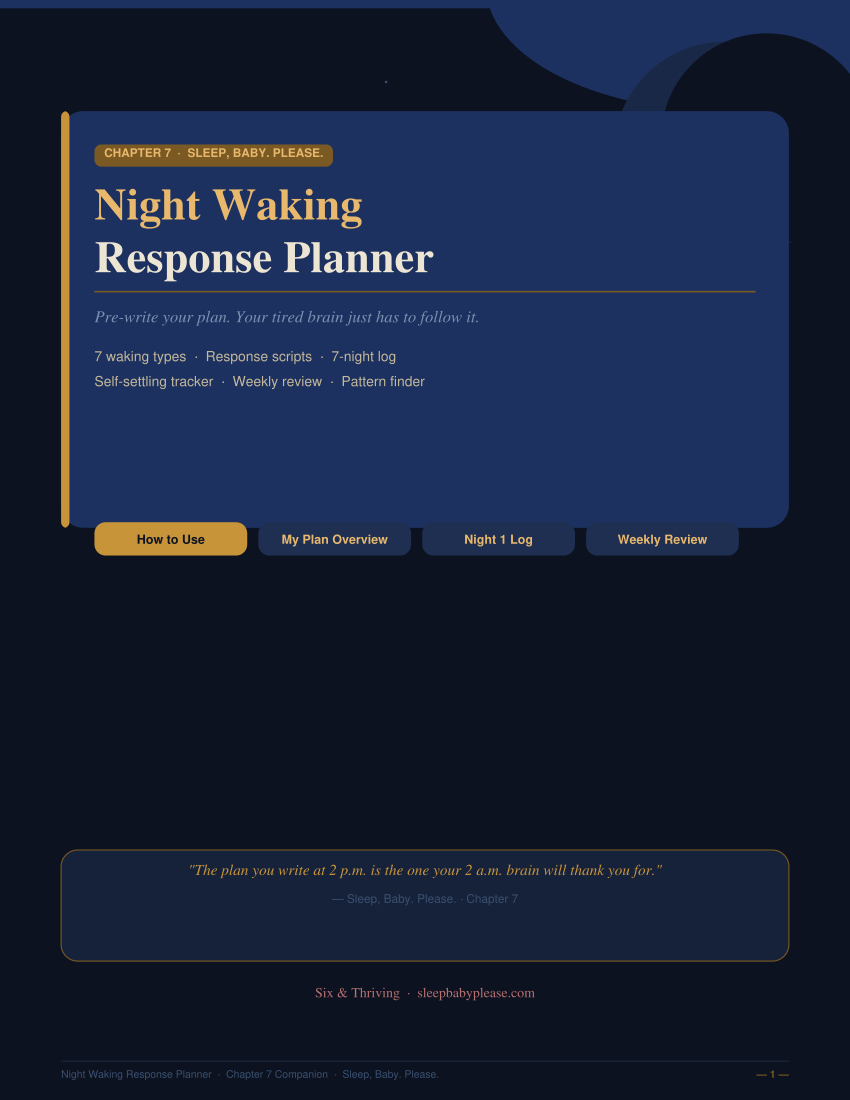

Recreate this plot in Python.
# night_waking_response_planner.py
# Premium Interactive PDF — Night Waking Response Planner
# Based on Chapter 7: Sleep, Baby. Please.
# Requires: pip install reportlab

from reportlab.lib.pagesizes import LETTER
from reportlab.lib.colors import HexColor, white, black, Color
from reportlab.pdfgen import canvas
from reportlab.pdfbase.pdfmetrics import stringWidth
from reportlab.lib.utils import simpleSplit
import os

PAGE_W, PAGE_H = LETTER
M = 44  # margin

# ─────────────────────────── PALETTE ───────────────────────────────────────

P = {
    "bg":         HexColor("#0C1220"),   # near-black indigo
    "bg2":        HexColor("#101828"),   # slightly lighter bg
    "card":       HexColor("#16213A"),   # card surface
    "card2":      HexColor("#1A2848"),   # alternate card
    "card3":      HexColor("#1E2F52"),   # highlight card
    "navy":       HexColor("#1C3160"),   # deep navy
    "navy_l":     HexColor("#243A70"),   # lighter navy accent
    "gold":       HexColor("#C8943A"),   # warm gold
    "gold_l":     HexColor("#E8B86D"),   # light gold
    "gold_dim":   HexColor("#7A5A22"),   # muted gold
    "amber":      HexColor("#D4773C"),   # amber/warm orange
    "blush":      HexColor("#B87070"),   # soft blush rose
    "mint":       HexColor("#5AADA8"),   # teal mint
    "lavender":   HexColor("#8878C8"),   # soft purple
    "cream":      HexColor("#EDE5D4"),   # warm cream
    "cream_dim":  HexColor("#C4B89A"),   # dimmed cream
    "muted":      HexColor("#7A90B0"),   # muted blue-grey
    "dim":        HexColor("#3A5070"),   # dim text
    "rule":       HexColor("#253550"),   # divider
    "input_bg":   HexColor("#F8F6F2"),   # input background (light)
    "input_bd":   HexColor("#C8943A"),   # input border
    "white":      white,
    "black":      black,
}

# ─────────────────────────── CONTENT ───────────────────────────────────────

WAKING_TYPES = [
    {
        "id": "hunger",
        "icon": "🍼",
        "label": "Hunger / Nutritional Waking",
        "desc": "Baby genuinely needs a feed. Usually before 6–9 months.",
        "cues": [
            "Rhythmic, escalating cry — not easily soothed",
            "Rooting reflex / mouthing movements",
            "Short time since last feed relative to age",
            "Under 6 months or post-growth-spurt",
        ],
        "plan_prompt": "My response plan for hunger wakings:",
        "plan_hint": "e.g. Feed fully in dim room. No stimulation. Back down drowsy-awake.",
        "key": "hunger",
    },
    {
        "id": "habit",
        "icon": "🔁",
        "label": "Habit / Association Waking",
        "desc": "Baby wakes expecting the same conditions they fell asleep with.",
        "cues": [
            "Waking at predictable, regular intervals (often ~45 min or 90 min)",
            "Calms immediately when the association is offered",
            "Old enough that hunger is unlikely (6+ months)",
            "Fed or rocked to sleep at bedtime",
        ],
        "plan_prompt": "My response plan for habit/association wakings:",
        "plan_hint": "e.g. Wait 3 min. Do not feed. Use chosen method to resettle.",
        "key": "habit",
    },
    {
        "id": "comfort",
        "icon": "🤗",
        "label": "Comfort / Connection Waking",
        "desc": "Baby wants closeness, not food or a specific habit.",
        "cues": [
            "Quiets with touch or voice — not specific feed/rock",
            "More common during developmental leaps or illness",
            "May have been a well-settled sleeper before this",
            "Calms with brief reassurance then re-settles",
        ],
        "plan_prompt": "My response plan for comfort wakings:",
        "plan_hint": "e.g. Pat/shush in crib. 2 min voice only. Exit once calm.",
        "key": "comfort",
    },
    {
        "id": "developmental",
        "icon": "🧠",
        "label": "Developmental / Leap Waking",
        "desc": "Temporary regression tied to a growth or brain leap.",
        "cues": [
            "Sudden return of waking after a settled period",
            "Increased fussiness or clingyness during the day",
            "Near a known leap window (4 mo, 6 mo, 8–10 mo, 12 mo…)",
            "Lasts 1–3 weeks then resolves",
        ],
        "plan_prompt": "My response plan for developmental wakings:",
        "plan_hint": "e.g. Offer extra comfort. Maintain routine. Ride it out 1–2 weeks.",
        "key": "developmental",
    },
    {
        "id": "environment",
        "icon": "🌡️",
        "label": "Environmental Waking",
        "desc": "External factor woke or kept the baby awake.",
        "cues": [
            "Woke at an unusual time / not their pattern",
            "Room too hot, too cold, or too light",
            "External noise — traffic, sibling, alarm",
            "White noise failed or isn't loud enough",
        ],
        "plan_prompt": "My response plan for environmental wakings:",
        "plan_hint": "e.g. Check room temp, white noise. Resettle with minimal interaction.",
        "key": "environmental",
    },
    {
        "id": "overtired",
        "icon": "😩",
        "label": "Overtired / Undertired Waking",
        "desc": "Sleep timing is off — too much or too little sleep pressure.",
        "cues": [
            "Overtired: hard to settle, wakes shortly after going down",
            "Undertired: wakes after a full cycle and can't go back",
            "Awake windows not matching baby's current developmental stage",
            "Nap timing or length is off",
        ],
        "plan_prompt": "My response plan for timing-related wakings:",
        "plan_hint": "e.g. Review awake windows. Adjust bedtime by 15 min tomorrow.",
        "key": "timing",
    },
    {
        "id": "pain",
        "icon": "😢",
        "label": "Pain / Illness / Discomfort",
        "desc": "Physical cause that needs to be ruled out first.",
        "cues": [
            "Inconsolable cry — nothing helps",
            "Signs of illness (fever, congestion, rash)",
            "Teething symptoms (drool, gum rubbing)",
            "Unusual body language — pulling ears, arching",
        ],
        "plan_prompt": "My response plan for pain/illness wakings:",
        "plan_hint": "e.g. Comfort fully. Address medical needs. Resume routine once recovered.",
        "key": "pain",
    },
]

WAIT_OPTIONS = [
    ("0–1 min", "Respond quickly — we're early in training"),
    ("2–3 min", "Standard pause — give self-settling a chance"),
    ("3–5 min", "Extended pause — well-established sleeper"),
    ("5+ min", "Following graduated method strictly"),
]

METHODS = [
    ("Extinction (CIO)",       "No check-ins. Go in only for morning or planned feed."),
    ("Ferber (Graduated)",     "Timed check-ins at increasing intervals."),
    ("Chair Method",           "Sit near crib. Move chair further every 2–3 nights."),
    ("Fading",                 "Gradually reduce involvement each night."),
    ("Pick Up / Put Down",     "Lift when crying; place down when calm. Repeat."),
]

REVIEW_QUESTIONS = [
    ("Which wakings self-settled without my help?",
     "Note the type and time — this reveals what they can already do."),
    ("Which wakings genuinely needed intervention?",
     "Hunger and pain always do. Habit/comfort often don't."),
    ("Did I respond consistently with my written plan?",
     "Yes/No. If No — what changed, and why?"),
    ("What pattern am I seeing across multiple nights?",
     "Same time every night? Same type? This shapes tomorrow's plan."),
    ("One thing to adjust in my plan based on this week:",
     "Small, specific change only. One lever at a time."),
]

NIGHT_LOG_FIELDS = [
    ("Time Woke",   "time_woke"),
    ("Duration",    "duration"),
    ("Waking Type", "type_guess"),
    ("My Response", "response"),
    ("Self-Settled?","settled_alone"),
    ("Time Back",   "time_back"),
]

AFFIRMATIONS = [
    "You wrote the plan in daylight so your exhausted brain doesn't have to decide at 2 a.m.",
    "A consistent response — even an imperfect one — is infinitely better than a different one every night.",
    "Pause before you go. Many wakings resolve in 2–3 minutes on their own.",
    "You are not failing your baby. You are teaching them the most important sleep skill of their life.",
    "Progress is not a straight line. One hard night does not erase five good ones.",
    "The goal isn't a perfect night. It's a more predictable, more confident response to whatever comes.",
    "Sleep is coming. For both of you.",
]

# ─────────────────────────── PDF ENGINE ────────────────────────────────────

class NightWakingPDF:
    def __init__(self, filename="night_waking_response_planner.pdf"):
        self.filename = filename
        self.c = canvas.Canvas(filename, pagesize=LETTER)
        self.c.setTitle("Night Waking Response Planner")
        self.c.setAuthor("Sleep, Baby. Please. — Chapter 7 Companion")
        self.c.setSubject("Pre-write your night response plan. Break the habit cycle.")
        self.form = self.c.acroForm
        self.page_num = 0
        self._field_counter = 0

    # ─────────── unique field name helper ───────────
    def _uid(self, base):
        self._field_counter += 1
        return f"{base}_{self._field_counter}"

    # ─────────── page management ───────────
    def new_page(self, section_title=None, bookmark=None):
        if self.page_num > 0:
            self._draw_footer()
            self.c.showPage()
        self.page_num += 1
        # full dark background
        self.c.setFillColor(P["bg"])
        self.c.rect(0, 0, PAGE_W, PAGE_H, fill=1, stroke=0)
        # subtle top accent stripe
        self.c.setFillColor(P["navy"])
        self.c.rect(0, PAGE_H - 6, PAGE_W, 6, fill=1, stroke=0)

        if bookmark:
            self.c.bookmarkPage(bookmark)
            if section_title:
                self.c.addOutlineEntry(section_title, bookmark, level=0, closed=False)

    def _draw_footer(self):
        self.c.setStrokeColor(P["rule"])
        self.c.setLineWidth(0.5)
        self.c.line(M, 28, PAGE_W - M, 28)
        self.c.setFillColor(P["dim"])
        self.c.setFont("Helvetica", 7.5)
        self.c.drawString(M, 16, "Night Waking Response Planner  ·  Chapter 7 Companion  ·  Sleep, Baby. Please.")
        self.c.setFillColor(P["gold_dim"])
        self.c.setFont("Helvetica-Bold", 7.5)
        self.c.drawRightString(PAGE_W - M, 16, f"— {self.page_num} —")

    # ─────────── drawing primitives ───────────
    def _bg_rect(self, x, y, w, h, fill="card", radius=10, stroke_col=None, stroke_w=0.8):
        self.c.setFillColor(P[fill])
        if stroke_col:
            self.c.setStrokeColor(stroke_col)
            self.c.setLineWidth(stroke_w)
            self.c.roundRect(x, y, w, h, radius, fill=1, stroke=1)
        else:
            self.c.roundRect(x, y, w, h, radius, fill=1, stroke=0)

    def _label(self, x, y, text, size=8.5, color="muted", font="Helvetica-Bold"):
        self.c.setFillColor(P[color])
        self.c.setFont(font, size)
        self.c.drawString(x, y, text)

    def _text(self, x, y, text, size=10, color="cream", font="Times-Roman", max_w=None, leading=None):
        self.c.setFillColor(P[color])
        self.c.setFont(font, size)
        leading = leading or (size * 1.4)
        if not max_w:
            self.c.drawString(x, y, text)
            return y - leading
        lines = simpleSplit(text, font, size, max_w)
        yy = y
        for ln in lines:
            self.c.drawString(x, yy, ln)
            yy -= leading
        return yy

    def _centered(self, y, text, size=12, color="cream", font="Times-Roman"):
        self.c.setFillColor(P[color])
        self.c.setFont(font, size)
        self.c.drawCentredString(PAGE_W / 2, y, text)

    def _rule(self, y, x1=None, x2=None, color="rule", w=0.5):
        self.c.setStrokeColor(P[color] if isinstance(P[color], Color) else P[color])
        self.c.setLineWidth(w)
        self.c.line(x1 or M, y, x2 or PAGE_W - M, y)

    def _gold_pill(self, x, y, text, size=8):
        tw = stringWidth(text, "Helvetica-Bold", size)
        pw, ph = tw + 14, 16
        self.c.setFillColor(P["gold_dim"])
        self.c.roundRect(x, y - 2, pw, ph, 5, fill=1, stroke=0)
        self.c.setFillColor(P["gold_l"])
        self.c.setFont("Helvetica-Bold", size)
        self.c.drawString(x + 7, y + 5, text)

    def _section_header(self, title, subtitle="", tag=None, y_top=None):
        y = y_top or (PAGE_H - 52)
        self._bg_rect(M, y - 44, PAGE_W - 2*M, 58, fill="navy", radius=12)
        # left gold accent bar
        self.c.setFillColor(P["gold"])
        self.c.roundRect(M, y - 44, 5, 58, 3, fill=1, stroke=0)
        if tag:
            self._gold_pill(M + 20, y + 2, tag)
        self.c.setFillColor(P["gold_l"])
        self.c.setFont("Times-Bold", 20)
        self.c.drawString(M + 20, y - 14, title)
        if subtitle:
            self.c.setFillColor(P["muted"])
            self.c.setFont("Times-Italic", 10)
            self.c.drawString(M + 20, y - 30, subtitle)

    # ─────────── nav buttons ───────────
    def _nav_btn(self, x, y, w, h, text, dest, fill="card2", txt="gold_l", size=9):
        self.c.setFillColor(P[fill])
        self.c.roundRect(x, y, w, h, 8, fill=1, stroke=0)
        self.c.setFillColor(P[txt])
        self.c.setFont("Helvetica-Bold", size)
        tw = stringWidth(text, "Helvetica-Bold", size)
        self.c.drawString(x + (w - tw) / 2, y + h / 2 - 3.5, text)
        self.c.linkRect("", dest, (x, y, x + w, y + h), relative=0, thickness=0)

    def _top_nav(self, prev=None, nxt=None, home="cover"):
        y = 42
        if prev:
            self._nav_btn(M, y, 100, 20, "◀  Previous", prev, fill="card2")
        self._nav_btn(PAGE_W/2 - 50, y, 100, 20, "⌂  Home", home, fill="navy")
        if nxt:
            self._nav_btn(PAGE_W - M - 100, y, 100, 20, "Next  ▶", nxt, fill="gold", txt="bg")

    # ─────────── form helpers ───────────
    def _field(self, name, x, y, w, h=20, multiline=False, font_size=10, value="", tooltip=None):
        self.form.textfield(
            name=name, tooltip=tooltip or name,
            x=x, y=y, width=w, height=h,
            borderStyle='inset',
            borderColor=P["input_bd"],
            fillColor=P["input_bg"],
            textColor=P["black"],
            forceBorder=True,
            value=value,
            fontName="Helvetica",
            fontSize=font_size,
            fieldFlags='multiline' if multiline else '',
        )

    def _checkbox(self, name, x, y, size=14, checked=False, tooltip=None):
        self.form.checkbox(
            name=name, tooltip=tooltip or name,
            x=x, y=y, size=size, checked=checked,
            buttonStyle='check',
            borderColor=P["gold"],
            fillColor=P["input_bg"],
            textColor=P["gold"],
            forceBorder=True,
        )

    def _radio(self, group, value, x, y, size=13, selected=False, tooltip=None):
        self.form.radio(
            name=group, tooltip=tooltip or group,
            value=value, selected=selected,
            x=x, y=y, buttonStyle='circle',
            borderColor=P["gold"],
            fillColor=P["input_bg"],
            textColor=P["gold"],
            forceBorder=True,
            size=size,
        )

    def _labeled_field(self, x, y, w, label, name, h=22, multiline=False, font_size=10, tooltip=None):
        self._label(x, y + h + 5, label, size=8)
        fh = h if not multiline else h
        self._field(name, x, y, w, fh, multiline=multiline, font_size=font_size, tooltip=tooltip)

    def _check_row(self, x, y, name, label, size=13, label_color="cream", label_size=10, max_w=440):
        self._checkbox(name, x, y - 1, size=size)
        self._text(x + size + 8, y + 1, label, size=label_size, color=label_color, max_w=max_w)
        return y - 22

    # ═══════════════════════════════════════════════════════════
    # PAGE: COVER
    # ═══════════════════════════════════════════════════════════
    def page_cover(self):
        self.new_page("Cover", "cover")

        # diagonal ambient glow — top right
        self.c.setFillColor(HexColor("#1C3160"))
        self.c.ellipse(350, PAGE_H - 80, PAGE_W + 80, PAGE_H + 100, fill=1, stroke=0)

        # moon circle decoration
        self.c.setFillColor(HexColor("#1A2848"))
        self.c.circle(PAGE_W - 90, PAGE_H - 110, 80, fill=1, stroke=0)
        self.c.setFillColor(P["bg"])
        self.c.circle(PAGE_W - 60, PAGE_H - 100, 76, fill=1, stroke=0)

        # stars (small gold dots)
        import random
        random.seed(42)
        for _ in range(28):
            sx = random.randint(40, int(PAGE_W) - 40)
            sy = random.randint(int(PAGE_H) - 280, int(PAGE_H) - 30)
            sr = random.uniform(0.8, 2.0)
            alpha_factor = random.uniform(0.3, 1.0)
            star_col = HexColor("#C8943A") if alpha_factor > 0.6 else HexColor("#3A5070")
            self.c.setFillColor(star_col)
            self.c.circle(sx, sy, sr, fill=1, stroke=0)

        # main title card
        self._bg_rect(M, PAGE_H - 380, PAGE_W - 2*M, 300, fill="navy", radius=16)
        self.c.setFillColor(P["gold"])
        self.c.roundRect(M, PAGE_H - 380, 6, 300, 4, fill=1, stroke=0)

        # CHAPTER 7 tag
        self._gold_pill(M + 24, PAGE_H - 118, "CHAPTER 7  ·  SLEEP, BABY. PLEASE.", size=8.5)

        self.c.setFillColor(P["gold_l"])
        self.c.setFont("Times-Bold", 32)
        self.c.drawString(M + 24, PAGE_H - 158, "Night Waking")

        self.c.setFillColor(P["cream"])
        self.c.setFont("Times-Bold", 32)
        self.c.drawString(M + 24, PAGE_H - 196, "Response Planner")

        self._rule(PAGE_H - 210, M + 24, PAGE_W - M - 24, color="gold_dim", w=1.2)

        self.c.setFillColor(P["muted"])
        self.c.setFont("Times-Italic", 12)
        tagline = "Pre-write your plan. Your tired brain just has to follow it."
        self.c.drawString(M + 24, PAGE_H - 232, tagline)

        desc_lines = [
            "7 waking types  ·  Response scripts  ·  7-night log",
            "Self-settling tracker  ·  Weekly review  ·  Pattern finder",
        ]
        y = PAGE_H - 260
        for ln in desc_lines:
            self.c.setFillColor(P["cream_dim"])
            self.c.setFont("Helvetica", 10)
            self.c.drawString(M + 24, y, ln)
            y -= 18

        # quick nav buttons
        btns = [
            ("How to Use", "how_to"),
            ("My Plan Overview", "plan_overview"),
            ("Night 1 Log", "night_log_1"),
            ("Weekly Review", "week_review"),
        ]
        bx = M + 24
        btn_y = PAGE_H - 400
        for label, dest in btns:
            self._nav_btn(bx, btn_y, 110, 24, label, dest,
                         fill="card3" if label != "How to Use" else "gold",
                         txt="bg" if label == "How to Use" else "gold_l")
            bx += 118

        # bottom card — key insight
        self._bg_rect(M, 100, PAGE_W - 2*M, 80, fill="card", radius=12,
                     stroke_col=P["gold_dim"])
        self.c.setFillColor(P["gold"])
        self.c.setFont("Times-Italic", 11)
        self.c.drawCentredString(PAGE_W/2, 162, "\"The plan you write at 2 p.m. is the one your 2 a.m. brain will thank you for.\"")
        self.c.setFillColor(P["dim"])
        self.c.setFont("Helvetica", 8.5)
        self.c.drawCentredString(PAGE_W/2, 142, "— Sleep, Baby. Please. · Chapter 7")

        self.c.setFillColor(P["blush"])
        self.c.setFont("Times-Roman", 10)
        self.c.drawCentredString(PAGE_W/2, 74, "Six & Thriving  ·  sleepbabyplease.com")

    # ═══════════════════════════════════════════════════════════
    # PAGE: HOW TO USE
    # ═══════════════════════════════════════════════════════════
    def page_how_to(self):
        self.new_page("How to Use", "how_to")
        self._section_header(
            "How to Use This Planner",
            "A plan written before the night beats decisions made in the dark.",
            tag="START HERE"
        )

        self._bg_rect(M, 120, PAGE_W - 2*M, 500, fill="card", radius=12)

        steps = [
            ("1", "Read Chapter 7 first",
             "This planner is the hands-on companion. The chapter explains the why; this planner captures your what."),
            ("2", "Identify your baby's waking types",
             "Pages 3–9 walk through each type. Read the cues. Check off what applies."),
            ("3", "Write your response plan — in daylight",
             "For each waking type, write exactly what you will do. Specific, step-by-step."),
            ("4", "Log every night for 7 nights",
             "Pages 10–16 give you a full log for each night. Patterns only appear with data."),
            ("5", "Review on Day 7",
             "The weekly review (page 17) separates genuine needs from habit wakings."),
        ]

        y = 580
        for num, title, desc in steps:
            # number badge
            self.c.setFillColor(P["gold"])
            self.c.roundRect(M + 18, y - 8, 26, 26, 6, fill=1, stroke=0)
            self.c.setFillColor(P["bg"])
            self.c.setFont("Helvetica-Bold", 13)
            self.c.drawCentredString(M + 31, y + 4, num)

            self.c.setFillColor(P["gold_l"])
            self.c.setFont("Times-Bold", 12)
            self.c.drawString(M + 56, y + 6, title)

            y = self._text(M + 56, y - 10, desc, size=10, color="cream_dim",
                          font="Times-Roman", max_w=PAGE_W - 2*M - 80)
            y -= 18

        # key principles box
        self._bg_rect(M, 50, PAGE_W - 2*M, 62, fill="card3", radius=10,
                     stroke_col=P["navy_l"])
        self._label(M + 18, 100, "The two rules this planner is built on:", size=9.5, color="gold_l")
        self._text(M + 18, 84, "① Pause 2–3 minutes before going in. Many wakings self-resolve.", size=10, color="cream")
        self._text(M + 18, 66, "② Decide your response before the waking happens — not during it.", size=10, color="cream")

        self._top_nav(prev="cover", nxt="plan_overview")

    # ═══════════════════════════════════════════════════════════
    # PAGE: PLAN OVERVIEW (baby + method setup)
    # ═══════════════════════════════════════════════════════════
    def page_plan_overview(self):
        self.new_page("My Plan Overview", "plan_overview")
        self._section_header(
            "My Night Response Plan — Setup",
            "Fill this before the first night. Post it where you can see it.",
            tag="PLAN SETUP"
        )

        # ── Baby details ──
        self._bg_rect(M, 570, PAGE_W - 2*M, 120, fill="card", radius=12)
        self._label(M + 18, 672, "Baby's Details", size=11, color="gold_l")
        self._labeled_field(M + 18, 620, 180, "Baby's Name", "overview_baby_name")
        self._labeled_field(M + 218, 620, 130, "Age Right Now", "overview_baby_age")
        self._labeled_field(M + 368, 620, 120, "Planner Start Date", "overview_start_date")
        self._labeled_field(M + 18, 578, 200, "Current Sleep Challenge (one line)", "overview_challenge",
                           tooltip="What's the main sleep issue you're trying to solve?")
        self._labeled_field(M + 238, 578, 250, "Biggest Habit to Break", "overview_habit",
                           tooltip="e.g. fed to sleep, rocked fully to sleep, brought to bed")

        # ── Wait policy ──
        self._bg_rect(M, 470, PAGE_W - 2*M, 90, fill="card2", radius=12)
        self._label(M + 18, 548, "My Wait-Before-I-Go Policy", size=11, color="gold_l")
        self._text(M + 18, 532, "How long will I pause before entering the room when I hear a sound?",
                  size=9.5, color="muted", max_w=430)
        x = M + 18
        for i, (label, desc) in enumerate(WAIT_OPTIONS):
            self._radio("wait_policy", f"w{i}", x, 490, selected=(i == 1))
            self._text(x + 18, 494, label, size=9.5, color="gold_l")
            self._text(x + 18, 482, desc, size=8, color="cream_dim")
            x += 128

        # ── Chosen method ──
        self._bg_rect(M, 370, PAGE_W - 2*M, 90, fill="card", radius=12)
        self._label(M + 18, 448, "My Chosen Sleep Method (from Chapter 6)", size=11, color="gold_l")
        x = M + 18
        for i, (name, principle) in enumerate(METHODS):
            col_x = M + 18 + (i % 3) * 172
            row_y = 420 if i < 3 else 395
            self._radio("chosen_method", f"m{i}", col_x, row_y, selected=(i == 1))
            self._text(col_x + 18, row_y + 2, name, size=9, color="cream")

        self._label(M + 18, 378, "Method note:", size=8, color="muted")
        self._field("overview_method_note", M + 90, 372, 380, 18, font_size=9)

        # ── What I will NOT do ──
        self._bg_rect(M, 240, PAGE_W - 2*M, 122, fill="navy", radius=12)
        self._label(M + 18, 350, "Sleep Debt Traps I Am Actively Avoiding", size=11, color="amber")
        self._text(M + 18, 334, "Check what you're committing to avoid (after the first few months):",
                  size=9.5, color="cream_dim")
        traps = [
            "Feeding to sleep at bedtime",
            "Rocking fully to sleep at bedtime",
            "Bringing baby to our bed as a night rescue",
            "Rushing in before the wait window",
            "Switching methods mid-week",
            "Using motion sleep (swing/pram) for all naps",
        ]
        y = 314
        for i, trap in enumerate(traps):
            col_x = M + 18 if i % 2 == 0 else M + 258
            row_y = y - (i // 2) * 24
            self._checkbox(f"trap_{i}", col_x, row_y - 1, size=12,
                          tooltip=f"Avoiding: {trap}")
            self._text(col_x + 18, row_y + 1, trap, size=9, color="cream")

        # ── Partner sync ──
        self._bg_rect(M, 120, PAGE_W - 2*M, 112, fill="card2", radius=12)
        self._label(M + 18, 220, "Partner / Co-Parent Sync", size=11, color="gold_l")
        self._labeled_field(M + 18, 174, 200, "Who handles odd nights?", "partner_odd")
        self._labeled_field(M + 238, 174, 260, "Who handles even nights?", "partner_even")
        self._labeled_field(M + 18, 130, 480, "One agreed rule we both follow if the other deviates:", "partner_rule",
                           tooltip="e.g. Text before going in. Never rock past 5 minutes.")

        self._top_nav(prev="how_to", nxt="waking_type_1")

    # ═══════════════════════════════════════════════════════════
    # PAGES: WAKING TYPE RESPONSE PLANS (7 types)
    # ═══════════════════════════════════════════════════════════
    def page_waking_type(self, idx, data, prev_dest, next_dest):
        bookmark = f"waking_type_{idx+1}"
        self.new_page(data["label"], bookmark)

        # colored top accent for this type
        accent_colors = ["mint", "lavender", "blush", "gold", "amber", "gold_l", "cream_dim"]
        accent = P.get(accent_colors[idx % len(accent_colors)], P["gold"])

        self._section_header(
            data["label"],
            data["desc"],
            tag=f"WAKING TYPE {idx+1} OF {len(WAKING_TYPES)}"
        )

        # ── Cue recognition card ──
        self._bg_rect(M, 500, PAGE_W - 2*M, 148, fill="card", radius=12)
        self._label(M + 18, 636, "How to Recognise This Waking", size=11, color="gold_l")
        self._text(M + 18, 619, "Check all cues that apply to your baby right now:", size=9.5, color="muted")

        y = 598
        for i, cue in enumerate(data["cues"]):
            self._checkbox(f"wt{idx}_cue_{i}", M + 18, y - 2, size=12, tooltip=cue)
            y = self._text(M + 38, y, cue, size=10, color="cream", max_w=440)
            y -= 6

        # applies badge
        self._label(M + 18, 510, "Does this type apply to my baby currently?", size=9, color="muted")
        self._radio(f"wt{idx}_applies", "yes", M + 280, 508, size=13, selected=True)
        self._text(M + 298, 511, "Yes — I need a plan for this", size=9, color="cream")
        self._radio(f"wt{idx}_applies", "no", M + 420, 508, size=13)
        self._text(M + 438, 511, "Not yet", size=9, color="muted")

        # ── Response plan card ──
        self._bg_rect(M, 310, PAGE_W - 2*M, 182, fill="card2", radius=12,
                     stroke_col=accent, stroke_w=0.6)
        self._label(M + 18, 480, data["plan_prompt"], size=11, color="gold_l")
        self._text(M + 18, 463, "Write your step-by-step response. Be specific. Your tired brain will follow this exactly.",
                  size=9.5, color="muted")

        # step-by-step fields
        steps_label = ["Step 1 — First action (in room or out?):",
                       "Step 2 — If not settled after wait window:",
                       "Step 3 — If still not settled after 10 min:"]
        sy = 438
        for si, slabel in enumerate(steps_label):
            self._label(M + 18, sy, slabel, size=8.5, color="cream_dim")
            self._field(f"wt{idx}_step_{si+1}", M + 18, sy - 26, PAGE_W - 2*M - 36, 22,
                       font_size=10, tooltip=slabel)
            sy -= 52

        # hint
        self.c.setFillColor(P["dim"])
        self.c.setFont("Times-Italic", 9)
        self.c.drawString(M + 18, 318, f"Hint: {data['plan_hint']}")

        # ── When to escalate card ──
        self._bg_rect(M, 200, PAGE_W - 2*M, 102, fill="card", radius=12)
        self._label(M + 18, 290, "When This Waking Gets Flagged for Review", size=10.5, color="gold_l")
        self._text(M + 18, 272,
                  "I will escalate / reassess if this waking type occurs more than:",
                  size=9.5, color="muted", max_w=300)
        self._radio(f"wt{idx}_escalate", "2", M + 320, 270, size=12, selected=True)
        self._text(M + 337, 273, "2×/night", size=9)
        self._radio(f"wt{idx}_escalate", "3", M + 390, 270, size=12)
        self._text(M + 407, 273, "3×/night", size=9)
        self._radio(f"wt{idx}_escalate", "4", M + 455, 270, size=12)
        self._text(M + 472, 273, "4+×/night", size=9)

        self._label(M + 18, 244, "If this waking type persists unchanged for more than 7 days, I will:", size=8.5, color="muted")
        self._field(f"wt{idx}_escalate_plan", M + 18, 212, PAGE_W - 2*M - 36, 22,
                   font_size=10, tooltip="What will you do if this waking type persists?")

        # ── Affirmation strip ──
        self._bg_rect(M, 88, PAGE_W - 2*M, 44, fill="navy", radius=8)
        aff = AFFIRMATIONS[idx % len(AFFIRMATIONS)]
        self.c.setFillColor(P["gold_l"])
        self.c.setFont("Times-Italic", 10)
        self.c.drawCentredString(PAGE_W/2, 108, '201c' + aff + '201d')

        self._top_nav(prev=prev_dest, nxt=next_dest)

    # ═══════════════════════════════════════════════════════════
    # PAGES: NIGHT LOG (7 nights)
    # ═══════════════════════════════════════════════════════════
    def page_night_log(self, night_num, prev_dest, next_dest):
        bookmark = f"night_log_{night_num}"
        self.new_page(f"Night {night_num} Log", bookmark)
        self._section_header(
            f"Night {night_num} — Waking Log",
            f"Record every waking. Honest data reveals the pattern.",
            tag=f"NIGHT {night_num} OF 7"
        )

        n = night_num

        # ── Night setup ──
        self._bg_rect(M, 580, PAGE_W - 2*M, 80, fill="card", radius=12)
        self._label(M + 18, 648, "Night Setup", size=11, color="gold_l")
        self._labeled_field(M + 18, 596, 120, "Date", f"n{n}_date")
        self._labeled_field(M + 158, 596, 100, "Bedtime", f"n{n}_bedtime")
        self._labeled_field(M + 278, 596, 100, "Time Asleep", f"n{n}_asleep")
        self._labeled_field(M + 398, 596, 100, "Morning Wake", f"n{n}_morning")

        # ── Waking log rows ──
        self._bg_rect(M, 194, PAGE_W - 2*M, 378, fill="card2", radius=12)
        self._label(M + 18, 560, "Waking Log", size=11, color="gold_l")

        # header row
        self.c.setFillColor(P["navy"])
        self.c.roundRect(M + 10, 540, PAGE_W - 2*M - 20, 18, 4, fill=1, stroke=0)
        headers = [("Time", M+20), ("Type", M+72), ("My Response", M+180),
                   ("Self-Settled?", M+355), ("Back Down", M+436), ("Duration", M+502)]
        for h, hx in headers:
            self._label(hx, 543, h, size=7.5, color="gold_l")

        row_y = 520
        for w in range(1, 7):
            fill_key = "card" if w % 2 else "bg2"
            self._bg_rect(M + 10, row_y - 16, PAGE_W - 2*M - 20, 26, fill=fill_key, radius=4)

            self._label(M + 18, row_y - 6, f"#{w}", size=8, color="gold_dim")
            self._field(f"n{n}_w{w}_time",    M + 32,  row_y - 14, 38, 18, font_size=8.5)
            self._field(f"n{n}_w{w}_type",    M + 72,  row_y - 14, 102, 18, font_size=8.5,
                       tooltip="e.g. Habit, Hunger, Comfort, Developmental…")
            self._field(f"n{n}_w{w}_response",M + 176, row_y - 14, 174, 18, font_size=8.5,
                       tooltip="What exactly did you do?")

            self._radio(f"n{n}_w{w}_settled", "yes", M + 355, row_y - 12, size=11, selected=False)
            self._label(M + 370, row_y - 8, "Y", size=8.5, color="mint")
            self._radio(f"n{n}_w{w}_settled", "no", M + 388, row_y - 12, size=11)
            self._label(M + 403, row_y - 8, "N", size=8.5, color="blush")
            self._radio(f"n{n}_w{w}_settled", "partial", M + 416, row_y - 12, size=11)
            self._label(M + 431, row_y - 8, "P", size=8.5, color="amber")

            self._field(f"n{n}_w{w}_back",     M + 450, row_y - 14, 48, 18, font_size=8.5)
            self._field(f"n{n}_w{w}_duration", M + 502, row_y - 14, 44, 18, font_size=8.5)

            row_y -= 34

        # ── Followed my plan? ──
        self._label(M + 18, 202, "Did I follow my written response plan tonight?", size=9.5, color="muted")
        self._radio(f"n{n}_followed_plan", "fully", M + 260, 200, size=13, selected=True)
        self._label(M + 278, 204, "Fully", size=9.5, color="mint")
        self._radio(f"n{n}_followed_plan", "mostly", M + 320, 200, size=13)
        self._label(M + 338, 204, "Mostly", size=9.5, color="gold_l")
        self._radio(f"n{n}_followed_plan", "deviated", M + 385, 200, size=13)
        self._label(M + 403, 204, "Deviated", size=9.5, color="blush")

        # ── Notes ──
        self._bg_rect(M, 48, PAGE_W - 2*M, 90, fill="card", radius=12)
        self._label(M + 18, 128, "Night Notes", size=10, color="gold_l")
        self._text(M + 18, 111, "Anything that affected this night (illness, travel, deviation from plan):", size=9, color="muted")
        self._field(f"n{n}_notes", M + 18, 58, PAGE_W - 2*M - 36, 46, multiline=True, font_size=9.5,
                   tooltip="Night notes — anything unusual or relevant")

        self._top_nav(prev=prev_dest, nxt=next_dest)

    # ═══════════════════════════════════════════════════════════
    # PAGE: WEEKLY REVIEW
    # ═══════════════════════════════════════════════════════════
    def page_weekly_review(self):
        self.new_page("Weekly Review", "week_review")
        self._section_header(
            "7-Night Review — Pattern Finder",
            "Look at the data. Separate genuine needs from habit. Adjust one lever.",
            tag="WEEKLY REVIEW"
        )

        # ── Stats summary ──
        self._bg_rect(M, 556, PAGE_W - 2*M, 108, fill="card", radius=12)
        self._label(M + 18, 652, "7-Night Sleep Stats", size=11, color="gold_l")
        stat_fields = [
            ("Best night (fewest wakings)", "stat_best", M + 18, 612),
            ("Hardest night (most wakings)", "stat_hardest", M + 258, 612),
            ("Avg wakings / night", "stat_avg_wakings", M + 18, 570),
            ("Most common waking type", "stat_common_type", M + 258, 570),
            ("Longest uninterrupted stretch", "stat_longest_stretch", M + 458, 570),
        ]
        for label, fname, fx, fy in stat_fields:
            self._labeled_field(fx, fy, 190, label, fname, h=20, font_size=9.5)

        # ── Self-settling tracker ──
        self._bg_rect(M, 428, PAGE_W - 2*M, 120, fill="card2", radius=12)
        self._label(M + 18, 536, "Self-Settling Tracker", size=11, color="gold_l")
        self._text(M + 18, 518,
                  "For each night, mark how many wakings self-resolved (S) vs needed intervention (I):",
                  size=9.5, color="muted")

        days = ["N1", "N2", "N3", "N4", "N5", "N6", "N7"]
        dx = M + 18
        for i, day in enumerate(days):
            self._label(dx, 498, day, size=9, color="gold_l")
            self._label(dx, 484, "S:", size=8, color="muted")
            self._field(f"settle_s_{i+1}", dx + 14, 476, 38, 18, font_size=9)
            self._label(dx, 460, "I:", size=8, color="muted")
            self._field(f"settle_i_{i+1}", dx + 14, 452, 38, 18, font_size=9)
            dx += 72

        self._text(M + 18, 436, "Total self-settled across week:", size=9.5, color="muted")
        self._field("settle_total_s", M + 240, 430, 60, 18, font_size=10)
        self._text(M + 310, 436, "Total interventions:", size=9.5, color="muted")
        self._field("settle_total_i", M + 440, 430, 60, 18, font_size=10)

        # ── Review questions ──
        self._bg_rect(M, 50, PAGE_W - 2*M, 372, fill="card", radius=12)
        self._label(M + 18, 410, "Review Questions", size=11, color="gold_l")

        qy = 388
        for qi, (q, hint) in enumerate(REVIEW_QUESTIONS, start=1):
            self._bg_rect(M + 10, qy - 54, PAGE_W - 2*M - 20, 60, fill="card2", radius=8)
            self.c.setFillColor(P["gold_dim"])
            self.c.setFont("Helvetica-Bold", 9)
            self.c.drawString(M + 18, qy - 4, f"Q{qi}")
            self.c.setFillColor(P["cream"])
            self.c.setFont("Times-Bold", 10)
            self.c.drawString(M + 36, qy - 4, q)
            self.c.setFillColor(P["muted"])
            self.c.setFont("Times-Italic", 9)
            self.c.drawString(M + 36, qy - 20, hint)
            self._field(f"review_q{qi}", M + 36, qy - 50, PAGE_W - 2*M - 60, 22, font_size=10,
                       tooltip=q)
            qy -= 68

        self._top_nav(prev="night_log_7", nxt="plan_v2")

    # ═══════════════════════════════════════════════════════════
    # PAGE: REVISED PLAN (v2 after review)
    # ═══════════════════════════════════════════════════════════
    def page_plan_v2(self):
        self.new_page("Revised Plan (Week 2)", "plan_v2")
        self._section_header(
            "Revised Response Plan — Week 2",
            "One plan, adjusted by evidence. Small changes. Committed execution.",
            tag="PLAN v2"
        )

        # ── What changed ──
        self._bg_rect(M, 530, PAGE_W - 2*M, 130, fill="card", radius=12)
        self._label(M + 18, 648, "What I'm Changing (and Why)", size=11, color="gold_l")
        self._text(M + 18, 630, "Only change things the data showed. One lever at a time.",
                  size=9.5, color="muted")

        change_fields = [
            ("Change to wait window (if any)", "v2_wait_change"),
            ("Change to method (if any)", "v2_method_change"),
            ("Waking type with biggest improvement last week", "v2_improved"),
            ("Waking type still needing the most work", "v2_still_hard"),
        ]
        fy = 610
        for i, (label, fname) in enumerate(change_fields):
            fx = M + 18 if i % 2 == 0 else M + 268
            row_y = fy if i < 2 else fy - 50
            self._labeled_field(fx, row_y, 230, label, fname, h=20, font_size=9.5)

        # ── Revised plans per type ──
        self._bg_rect(M, 130, PAGE_W - 2*M, 390, fill="card2", radius=12)
        self._label(M + 18, 508, "Revised Response Plan by Waking Type", size=11, color="gold_l")
        self._text(M + 18, 490,
                  "Update any type where last week's plan wasn't working. Leave blank if plan is unchanged.",
                  size=9.5, color="muted")

        compact_types = [
            ("Hunger / Nutritional", "rv_hunger"),
            ("Habit / Association", "rv_habit"),
            ("Comfort / Connection", "rv_comfort"),
            ("Developmental / Leap", "rv_developmental"),
            ("Environmental", "rv_environmental"),
            ("Timing / Over-Undertired", "rv_timing"),
            ("Pain / Illness", "rv_pain"),
        ]
        ty = 468
        for i, (label, fname) in enumerate(compact_types):
            col_x = M + 18 if i % 2 == 0 else M + 268
            row_y = ty - (i // 2) * 46
            self._label(col_x, row_y, label, size=8.5, color="cream_dim")
            self._field(fname, col_x, row_y - 26, 230, 22, font_size=9.5, tooltip=f"Revised plan: {label}")

        # ── Commitment strip ──
        self._bg_rect(M, 50, PAGE_W - 2*M, 72, fill="navy", radius=12,
                     stroke_col=P["gold_dim"])
        self._checkbox("v2_committed", M + 18, 94, size=16,
                      tooltip="I have re-read and committed to this plan")
        self.c.setFillColor(P["cream"])
        self.c.setFont("Times-Italic", 11)
        self.c.drawString(M + 44, 102, "I have updated this plan based on what I observed. I commit to 5 more consistent nights.")
        self._labeled_field(PAGE_W - M - 160, 58, 148, "Week 2 Start Date", "v2_start_date", h=18)

        self._top_nav(prev="week_review", nxt="quick_ref")

    # ═══════════════════════════════════════════════════════════
    # PAGE: QUICK REFERENCE CARD
    # ═══════════════════════════════════════════════════════════
    def page_quick_ref(self):
        self.new_page("Quick Reference Card", "quick_ref")
        self._section_header(
            "Quick Reference — Print & Post",
            "One page. Everything you need at 2 a.m.",
            tag="REFERENCE"
        )

        # ── Wait rule ──
        self._bg_rect(M, 588, PAGE_W - 2*M, 70, fill="navy", radius=12)
        self.c.setFillColor(P["gold"])
        self.c.setFont("Times-Bold", 14)
        self.c.drawCentredString(PAGE_W/2, 640, "Rule #1 — Wait Before You Go")
        self.c.setFillColor(P["cream"])
        self.c.setFont("Times-Roman", 11)
        self.c.drawCentredString(PAGE_W/2, 618,
            "Hear a sound → pause 2–3 min → listen → is it escalating? → then decide.")
        self._field("qr_wait_note", M + 18, 596, PAGE_W - 2*M - 36, 16, font_size=9,
                   tooltip="My personal wait rule this week")

        # ── Waking type quick map ──
        self._bg_rect(M, 330, PAGE_W - 2*M, 250, fill="card", radius=12)
        self._label(M + 18, 568, "Waking Type → My Response (Summary)", size=11, color="gold_l")

        types_short = [
            ("🍼 Hunger",       "qr_hunger_resp",    "Under 6 mo: likely yes. Over 9 mo: likely habit."),
            ("🔁 Habit",         "qr_habit_resp",     "Don't offer the association. Use your method."),
            ("🤗 Comfort",       "qr_comfort_resp",   "Brief reassurance. Don't linger. Exit calmly."),
            ("🧠 Developmental", "qr_dev_resp",       "Temporary. Extra comfort OK. Hold the routine."),
            ("🌡️ Environmental", "qr_env_resp",       "Check room. Fix the cause. Resettle."),
            ("😩 Timing",        "qr_timing_resp",    "Note the time. Adjust tomorrow. Don't feed."),
            ("😢 Pain/Illness",  "qr_pain_resp",      "Comfort fully. Medical need first. Resume after."),
        ]

        ty = 544
        for i, (type_name, fname, hint) in enumerate(types_short):
            fill_k = "card2" if i % 2 == 0 else "bg2"
            self._bg_rect(M + 10, ty - 24, PAGE_W - 2*M - 20, 28, fill=fill_k, radius=4)
            self.c.setFillColor(P["cream"])
            self.c.setFont("Times-Bold", 9.5)
            self.c.drawString(M + 18, ty - 10, type_name)
            self.c.setFillColor(P["muted"])
            self.c.setFont("Helvetica", 7.5)
            self.c.drawString(M + 128, ty - 10, hint)
            self._field(fname, M + 340, ty - 20, PAGE_W - 2*M - 360, 18, font_size=9,
                       tooltip=f"My response for: {type_name}")
            ty -= 32

        # ── Night feeding by age ──
        self._bg_rect(M, 170, PAGE_W - 2*M, 152, fill="card2", radius=12)
        self._label(M + 18, 310, "Night Feeding — Is It Hunger or Habit?", size=11, color="gold_l")

        feed_rows = [
            ("0–3 months", "2–4 feeds expected", "Do not reduce — nutritional"),
            ("3–4 months", "1–3 feeds",          "Focus on drowsy-awake first"),
            ("4–6 months", "1–2 feeds",           "Begin gradual reduction if weight good"),
            ("6–9 months", "0–1 feed",            "Most can handle 0 with pediatric OK"),
            ("9+ months",  "0 in most cases",     "Likely habit — follow your method"),
        ]

        self.c.setFillColor(P["navy"])
        self.c.roundRect(M + 10, 284, PAGE_W - 2*M - 20, 18, 4, fill=1, stroke=0)
        for h, hx in [("Age", M+18), ("Expected Feeds", M+108), ("Guidance", M+230)]:
            self._label(hx, 288, h, size=7.5, color="gold_l")

        ry = 268
        for age, feeds, guidance in feed_rows:
            fill_k = "card" if ry % 2 == 0 else "bg2"
            self._bg_rect(M + 10, ry - 10, PAGE_W - 2*M - 20, 18, fill=fill_k, radius=3)
            self._text(M + 18, ry - 2, age, size=8.5, color="cream")
            self._text(M + 108, ry - 2, feeds, size=8.5, color="gold_l")
            self._text(M + 230, ry - 2, guidance, size=8, color="cream_dim")
            ry -= 22

        # ── Affirmation ──
        self._bg_rect(M, 50, PAGE_W - 2*M, 52, fill="navy", radius=8)
        self.c.setFillColor(P["gold_l"])
        self.c.setFont("Times-Italic", 11)
        self.c.drawCentredString(PAGE_W/2, 85,
            "\"Consistency on hard nights is where progress is made. You're in it. Keep going.\"")
        self.c.setFillColor(P["dim"])
        self.c.setFont("Helvetica", 8)
        self.c.drawCentredString(PAGE_W/2, 62, "— Sleep, Baby. Please. · Chapter 7")

        self._top_nav(prev="plan_v2", nxt="cover")

    # ═══════════════════════════════════════════════════════════
    # TABLE OF CONTENTS
    # ═══════════════════════════════════════════════════════════
    def page_toc(self):
        self.new_page("Table of Contents", "toc")
        self._section_header(
            "Planner Contents",
            "Tap any item to jump directly to that page.",
            tag="CONTENTS"
        )

        toc_items = [
            ("How to Use This Planner",    "how_to"),
            ("My Plan — Setup",            "plan_overview"),
        ] + [
            (f"Waking Type {i+1}: {wt['label']}", f"waking_type_{i+1}")
            for i, wt in enumerate(WAKING_TYPES)
        ] + [
            (f"Night {n} Log", f"night_log_{n}") for n in range(1, 8)
        ] + [
            ("Weekly Review — Pattern Finder", "week_review"),
            ("Revised Plan — Week 2",          "plan_v2"),
            ("Quick Reference Card",            "quick_ref"),
        ]

        self._bg_rect(M, 100, PAGE_W - 2*M, 530, fill="card", radius=12)

        # two columns
        mid = len(toc_items) // 2
        left_items = toc_items[:mid]
        right_items = toc_items[mid:]

        for col_idx, items in enumerate([left_items, right_items]):
            col_x = M + 18 if col_idx == 0 else PAGE_W/2 + 10
            yy = 600
            for label, dest in items:
                self._nav_btn(col_x, yy, 234, 22, label[:40], dest, fill="card2", size=9)
                yy -= 30

        self._top_nav(prev="cover", nxt="how_to")

    # ═══════════════════════════════════════════════════════════
    # BUILD
    # ═══════════════════════════════════════════════════════════
    def build(self):
        # Cover
        self.page_cover()
        # TOC
        self.page_toc()
        # How to use
        self.page_how_to()
        # Plan overview / setup
        self.page_plan_overview()

        # 7 waking type pages
        for i, wt in enumerate(WAKING_TYPES):
            prev = "plan_overview" if i == 0 else f"waking_type_{i}"
            nxt = f"waking_type_{i+2}" if i < len(WAKING_TYPES) - 1 else "night_log_1"
            self.page_waking_type(i, wt, prev, nxt)

        # 7 night log pages
        for n in range(1, 8):
            prev = f"waking_type_{len(WAKING_TYPES)}" if n == 1 else f"night_log_{n-1}"
            nxt = f"night_log_{n+1}" if n < 7 else "week_review"
            self.page_night_log(n, prev, nxt)

        # Weekly review
        self.page_weekly_review()

        # Revised plan v2
        self.page_plan_v2()

        # Quick reference
        self.page_quick_ref()

        # finalize
        self._draw_footer()
        self.c.save()
        return self.filename


# ─────────────────────────── ENTRY POINT ───────────────────────────────────

if __name__ == "__main__":
    out = "night_waking_response_planner.pdf"
    print("Building Night Waking Response Planner...")
    NightWakingPDF(out).build()
    print(f"✓  Created: {os.path.abspath(out)}")
    size_kb = os.path.getsize(out) // 1024
    print(f"   File size: {size_kb} KB")
